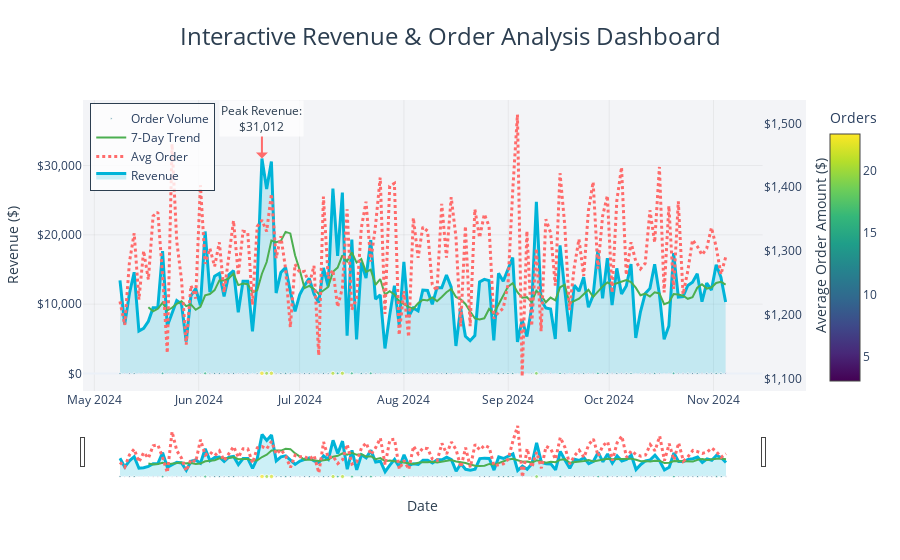

Notebook code for this chart:
### Markdown cell above
<div style="background-color: #b8f3e8; padding: 10px;border: 2px solid #000000;">
    
## For the following chart it has 3 aspects in order to read it properly

 -  Do not go on the overall chart it has ability to select a particular portion to look at, from 2nd graph that is there on the bottom of it is the slider graph there u can select the section u want to investigate.
 -  If u hover over the points u will see the extra information.
 -  It's last ability is if u double tap on the legends it will display only that portion of it and not the whole grpah.
    
</div>

### Code cell
import pandas as pd
import plotly.graph_objects as go
from plotly.subplots import make_subplots
import numpy as np
from datetime import datetime, timedelta

def create_interactive_line_chart(df):
    """
    Creates an interactive, colorful line chart with multiple metrics
    """
    # Create date range for x-axis (assuming 6 months of data)
    end_date = datetime.now()
    start_date = end_date - timedelta(days=180)
    dates = pd.date_range(start=start_date, end=end_date, periods=len(df))
    
    # Create figure with secondary y-axis
    fig = make_subplots(specs=[[{"secondary_y": True}]])
    
    # Add traces for different metrics
    # Revenue trend with gradient fill
    fig.add_trace(
        go.Scatter(
            x=dates,
            y=df['Total_Order_Amount'],
            name="Revenue",
            line=dict(color='#00B4D8', width=3),
            fill='tonexty',
            fillcolor='rgba(0, 180, 216, 0.2)',
            mode='lines',
            hovertemplate="<b>Date:</b> %{x|%B %d, %Y}<br>" +
                         "<b>Revenue:</b> $%{y:,.2f}<br>" +
                         "<extra></extra>"
        ),
        secondary_y=False,
    )
    
    # Average order amount trend
    fig.add_trace(
        go.Scatter(
            x=dates,
            y=df['Average_Order_Amount'],
            name="Avg Order",
            line=dict(color='#FF6B6B', width=3, dash='dot'),
            mode='lines',
            hovertemplate="<b>Date:</b> %{x|%B %d, %Y}<br>" +
                         "<b>Avg Order:</b> $%{y:,.2f}<br>" +
                         "<extra></extra>"
        ),
        secondary_y=True,
    )
    
    # Add rolling average for trend analysis
    rolling_avg = df['Total_Order_Amount'].rolling(window=7).mean()
    fig.add_trace(
        go.Scatter(
            x=dates,
            y=rolling_avg,
            name="7-Day Trend",
            line=dict(color='#4CAF50', width=2),
            mode='lines',
            hovertemplate="<b>Date:</b> %{x|%B %d, %Y}<br>" +
                         "<b>7-Day Avg:</b> $%{y:,.2f}<br>" +
                         "<extra></extra>"
        ),
        secondary_y=False,
    )
    
    # Add order volume as bubbles
    fig.add_trace(
        go.Scatter(
            x=dates,
            y=df['Unique_Orders'],
            name="Order Volume",
            mode='markers',
            marker=dict(
                size=df['Unique_Orders']/5,  # Scale bubble size
                color=df['Unique_Orders'],
                colorscale='Viridis',
                showscale=True,
                colorbar=dict(title="Orders"),
            ),
            hovertemplate="<b>Date:</b> %{x|%B %d, %Y}<br>" +
                         "<b>Orders:</b> %{y:,.0f}<br>" +
                         "<extra></extra>"
        ),
        secondary_y=False,
    )
    
    # Update layout with creative styling
    fig.update_layout(
        title={
            'text': "Interactive Revenue & Order Analysis Dashboard",
            'y':0.95,
            'x':0.5,
            'xanchor': 'center',
            'yanchor': 'top',
            'font': dict(size=24, color='#2C3E50')
        },
        template='plotly_white',
        hovermode='x unified',
        plot_bgcolor='rgba(255,255,255,0.9)',
        paper_bgcolor='rgba(255,255,255,0.9)',
        height=800,
        showlegend=True,
        legend=dict(
            yanchor="top",
            y=0.99,
            xanchor="left",
            x=0.01,
            bgcolor='rgba(255,255,255,0.8)',
            bordercolor='#2C3E50',
            borderwidth=1
        ),
        # Add creative shapes for visual appeal
        shapes=[
            # Add a gradient background
            dict(
                type="rect",
                xref="paper",
                yref="paper",
                x0=0,
                y0=0,
                x1=1,
                y1=1,
                fillcolor="rgba(240,242,245,0.8)",
                layer="below",
                line_width=0,
            )
        ]
    )
    
    # Update axes
    fig.update_xaxes(
        title_text="Date",
        gridcolor='rgba(128,128,128,0.1)',
        title_font=dict(size=14, color='#2C3E50'),
        tickfont=dict(size=12),
        showgrid=True,
    )
    
    fig.update_yaxes(
        title_text="Revenue ($)",
        gridcolor='rgba(128,128,128,0.1)',
        title_font=dict(size=14, color='#2C3E50'),
        tickfont=dict(size=12),
        tickformat="$,.0f",
        secondary_y=False,
        showgrid=True,
    )
    
    fig.update_yaxes(
        title_text="Average Order Amount ($)",
        gridcolor='rgba(128,128,128,0.1)',
        title_font=dict(size=14, color='#2C3E50'),
        tickfont=dict(size=12),
        tickformat="$,.0f",
        secondary_y=True,
        showgrid=False,
    )
    
    # Add range slider
    fig.update_xaxes(rangeslider_visible=True)
    
    # Add annotations for insights
    max_revenue = df['Total_Order_Amount'].max()
    max_revenue_date = dates[df['Total_Order_Amount'].argmax()]
    
    fig.add_annotation(
        x=max_revenue_date,
        y=max_revenue,
        text=f"Peak Revenue:<br>${max_revenue:,.0f}",
        showarrow=True,
        arrowhead=1,
        arrowsize=1,
        arrowwidth=2,
        arrowcolor="#FF6B6B",
        ax=0,
        ay=-40,
        font=dict(size=12, color="#2C3E50"),
        bgcolor="rgba(255,255,255,0.8)"
    )
    
    # Save the interactive HTML file
    fig.write_html("interactive_revenue_dashboard.html")
    
    return fig

# Create the visualization
try:
    fig = create_interactive_line_chart(df_order_stats_zip_json)
    fig.show()
except Exception as e:
    print(f"Error creating visualization: {e}")

### Figure 1 — Plotly figure (JSON) as saved in the notebook; plotly's stock layout.template omitted (floating-point values rounded to 4 significant figures; data arrays with more than 128 entries replaced by an {"elided": "..."} marker saying what was removed)
{"data": [{"fill": "tonexty", "fillcolor": "rgba(0, 180, 216, 0.2)", "hovertemplate": "<b>Date:</b> %{x|%B %d, %Y}<br><b>Revenue:</b> $%{y:,.2f}<br><extra></extra>", "line": {"color": "#00B4D8", "width": 3}, "mode": "lines", "name": "Revenue", "type": "scatter", "x": {"elided": "129 str values"}, "xaxis": "x", "y": {"elided": "129 float values"}, "yaxis": "y"}, {"hovertemplate": "<b>Date:</b> %{x|%B %d, %Y}<br><b>Avg Order:</b> $%{y:,.2f}<br><extra></extra>", "line": {"color": "#FF6B6B", "dash": "dot", "width": 3}, "mode": "lines", "name": "Avg Order", "type": "scatter", "x": {"elided": "129 str values"}, "xaxis": "x", "y": {"elided": "129 float values"}, "yaxis": "y2"}, {"hovertemplate": "<b>Date:</b> %{x|%B %d, %Y}<br><b>7-Day Avg:</b> $%{y:,.2f}<br><extra></extra>", "line": {"color": "#4CAF50", "width": 2}, "mode": "lines", "name": "7-Day Trend", "type": "scatter", "x": {"elided": "129 str values"}, "xaxis": "x", "y": {"elided": "129 float values"}, "yaxis": "y"}, {"hovertemplate": "<b>Date:</b> %{x|%B %d, %Y}<br><b>Orders:</b> %{y:,.0f}<br><extra></extra>", "marker": {"color": {"elided": "129 int values"}, "colorbar": {"title": {"text": "Orders"}}, "colorscale": [[0, "#440154"], [0.1111, "#482878"], [0.2222, "#3e4989"], [0.3333, "#31688e"], [0.4444, "#26828e"], [0.5556, "#1f9e89"], [0.6667, "#35b779"], [0.7778, "#6ece58"], [0.8889, "#b5de2b"], [1, "#fde725"]], "showscale": true, "size": {"elided": "129 float values"}}, "mode": "markers", "name": "Order Volume", "type": "scatter", "x": {"elided": "129 str values"}, "xaxis": "x", "y": {"elided": "129 int values"}, "yaxis": "y"}], "layout": {"annotations": [{"arrowcolor": "#FF6B6B", "arrowhead": 1, "arrowsize": 1, "arrowwidth": 2, "ax": 0, "ay": -40, "bgcolor": "rgba(255,255,255,0.8)", "font": {"color": "#2C3E50", "size": 12}, "showarrow": true, "text": "Peak Revenue:<br>$31,012", "x": "2024-06-19T19:10:27.634997", "y": 31010.0}], "autosize": true, "hovermode": "x unified", "legend": {"bgcolor": "rgba(255,255,255,0.8)", "bordercolor": "#2C3E50", "borderwidth": 1, "x": 0.01, "xanchor": "left", "y": 0.99, "yanchor": "top"}, "paper_bgcolor": "rgba(255,255,255,0.9)", "plot_bgcolor": "rgba(255,255,255,0.9)", "shapes": [{"fillcolor": "rgba(240,242,245,0.8)", "layer": "below", "line": {"width": 0}, "type": "rect", "x0": 0, "x1": 1, "xref": "paper", "y0": 0, "y1": 1, "yref": "paper"}], "showlegend": true, "title": {"font": {"color": "#2C3E50", "size": 24}, "text": "Interactive Revenue & Order Analysis Dashboard", "x": 0.5, "xanchor": "center", "y": 0.95, "yanchor": "top"}, "xaxis": {"anchor": "y", "autorange": true, "domain": [0, 0.94], "gridcolor": "rgba(128,128,128,0.1)", "range": ["2024-04-27 18:20:09.778", "2024-11-15 11:00:45.492"], "rangeslider": {"autorange": true, "range": ["2024-04-27 18:20:09.778", "2024-11-15 11:00:45.492"], "visible": true, "yaxis": {"_template": null, "rangemode": "match"}, "yaxis2": {"_template": null, "rangemode": "match"}}, "showgrid": true, "tickfont": {"size": 12}, "title": {"font": {"color": "#2C3E50", "size": 14}, "text": "Date"}, "type": "date"}, "yaxis": {"anchor": "x", "autorange": true, "domain": [0, 1], "gridcolor": "rgba(128,128,128,0.1)", "range": [-5045.0, 62630.0], "showgrid": true, "tickfont": {"size": 12}, "tickformat": "$,.0f", "title": {"font": {"color": "#2C3E50", "size": 14}, "text": "Revenue ($)"}, "type": "linear"}, "yaxis2": {"anchor": "x", "autorange": true, "gridcolor": "rgba(128,128,128,0.1)", "overlaying": "y", "range": [1081.0, 1536.0], "showgrid": false, "side": "right", "tickfont": {"size": 12}, "tickformat": "$,.0f", "title": {"font": {"color": "#2C3E50", "size": 14}, "text": "Average Order Amount ($)"}, "type": "linear"}}}
